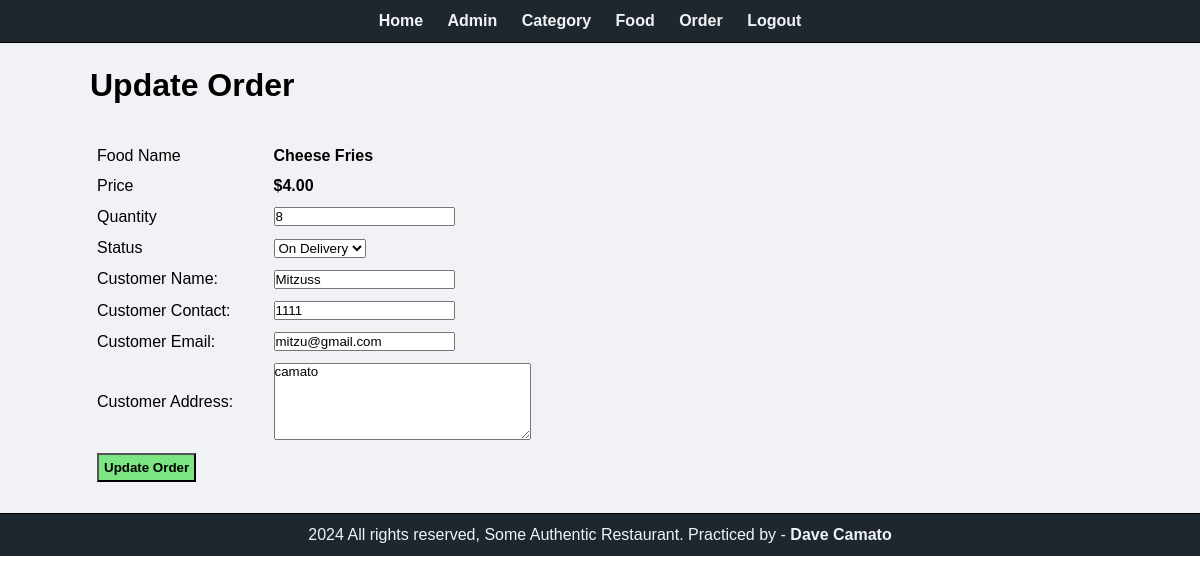
Screenshot of /admin/update-order.php?id=2 (signed in) with the database file from the repository.
### tables this page shows
CREATE TABLE `tbl_order` (
  `id` int(10) UNSIGNED NOT NULL,
  `food` varchar(150) NOT NULL,
  `price` decimal(10,2) NOT NULL,
  `qty` int(11) NOT NULL,
  `total` decimal(10,2) NOT NULL,
  `order_date` datetime NOT NULL,
  `status` varchar(50) NOT NULL,
  `customer_name` varchar(150) NOT NULL,
  `customer_contact` varchar(20) NOT NULL,
  `customer_email` varchar(150) NOT NULL,
  `customer_address` varchar(255) NOT NULL
);

### admin/update-order.php (the view, shortened to what this page needs)
<?php include('partials/menu.php'); ?>
    <div class = "main-content">
        <div class = "wrapper">
            <h1>Update Order</h1>
            <br><br>
            <?php
                if(isset($_GET['id']))
                {
                    $id = $_GET['id'];
                    $sql = "SELECT * FROM tbl_order where id=$id";
                    $res = mysqli_query($conn, $sql);
                    $count = mysqli_num_rows($res);
                    if($count == 1)
                    {
                        $row = mysqli_fetch_assoc($res);
                        $food = $row['food'];
                        $price = $row['price'];
                        $qty = $row['qty'];
                        $status = $row['status'];
                        $customer_name = $row['customer_name'];
                        $customer_contact = $row['customer_contact'];
                        $customer_email = $row['customer_email'];
                        $customer_address = $row['customer_address'];
                    }
                    else
                    {
                        header('location:'.SITEURL.'admin/manage-order.php');
                    }
                }
                else
                {
                    header('location:'.SITEURL.'admin/manage-order.php');
                }
            ?>
            <form action = "" method = "POST">
                <table class = "tbl-50">
                    <tr>
                        <td>Food Name</td>
                        <td>
                            <b><?php echo $food; ?></b>
                        </td>
                    </tr>
                    <tr>
                        <td>Price</td>
                        <td>
                            <b>$<?php echo $price; ?></b>
                        </td>
                    </tr>
                    <tr>
                        <td>Quantity</td>
                        <td>
                            <input type = "number" name = "qty" value = "<?php echo $qty; ?>">
                        </td>
                    </tr>
                    <tr>
                        <td>Status</td>
                        <td>
                            <select name = "status">
                                <option <?php if($status=="On Delivery"){echo "selected";} ?> value = "On Delivery">On Delivery</option>
                            </select>
                        </td>
                    </tr>
                    <tr>
                        <td>Customer Name: </td>
                        <td>
                            <input type = "text" name = "customer_name" value = "<?php echo $customer_name; ?>">
                        </td>
                    </tr>
                    <tr>
                        <td>Customer Contact: </td>
                        <td>
                            <input type = "text" name = "customer_contact" value = "<?php echo $customer_contact; ?>">
                        </td>
                    </tr>
                    <tr>
                        <td>Customer Email: </td>
                        <td>
                            <input type = "text" name = "customer_email" value = "<?php echo $customer_email; ?>">
                        </td>
                    </tr>
                    <tr>
                        <td>Customer Address: </td>
                        <td>
                            <textarea name = "customer_address" cols = "30" rows = "5"><?php echo $customer_address; ?></textarea>
                        </td>
                    </tr>
                    <tr>
                        <td colspan = "2">
                            <input type = "submit" name = "submit" value = "Update Order" class = "btn-secondary">
                        </td>
                    </tr>
                </table>
            </form>
        </div>
    </div>
<?php include('partials/footer.php'); ?>

### css/admin.css (style rules this page uses)
* { margin: 0; padding: 0; font-family:Arial, Helvetica, sans-serif; }
.wrapper { padding: 1%; width: 85%; margin: 0 auto; }
.tbl-50 { width: 50%; }
table tr td { padding: 1%; }
.btn-secondary { background-color:#7AE582; padding: 1%; text-decoration: none; font-weight: bold; color: black; }
.main-content { background-color: #f1f2f6; padding: 1% 0; }

### rows the page displays
tbl_order: food "Cheese Fries", price "4.00", qty "8", status "On Delivery", customer_name "Mitzuss", customer_contact "1111", customer_email "mitzu@gmail.com", customer_address "camato"
